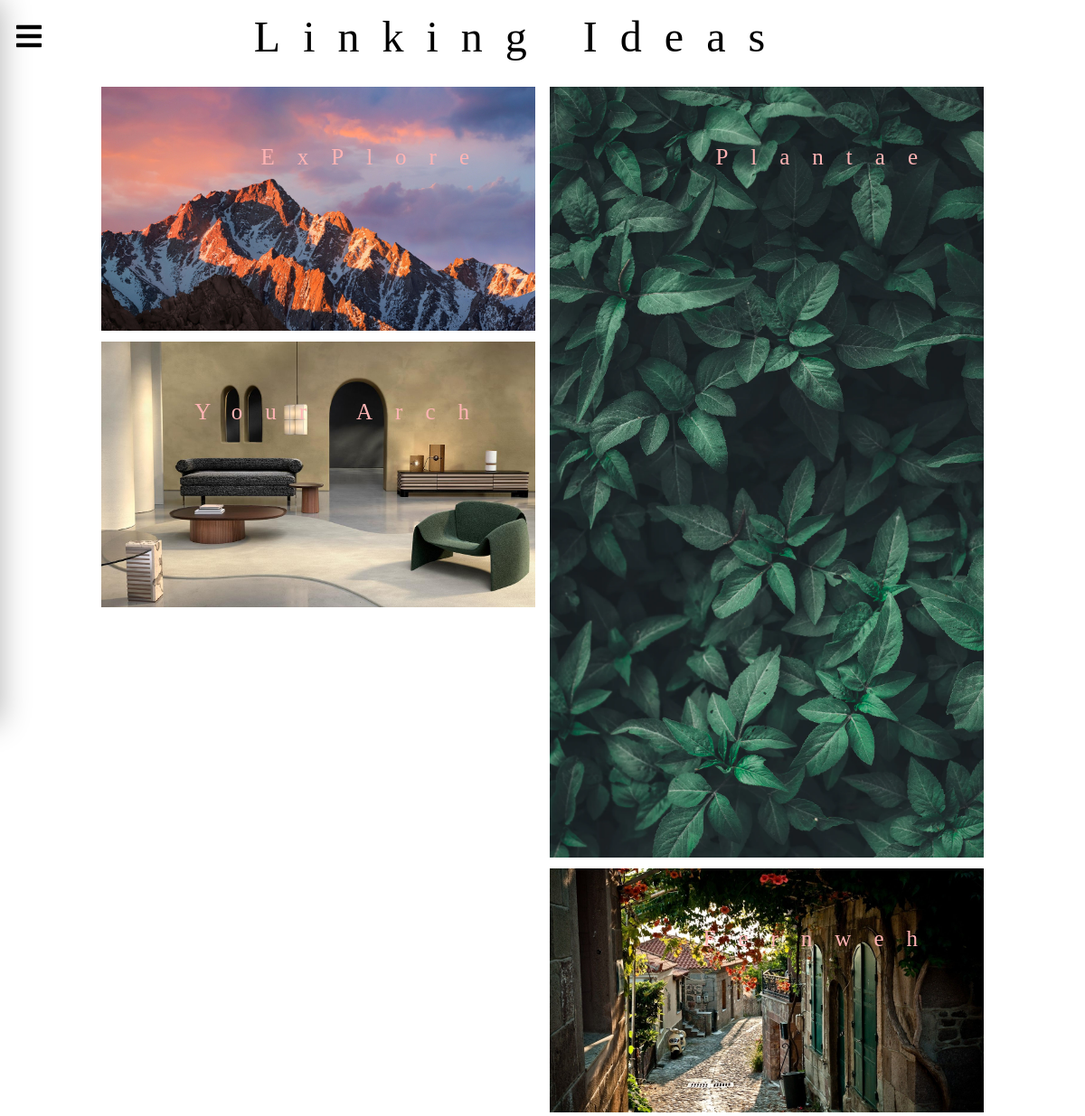
Screenshot of / (signed in) with the database file from the repository.
### app/users/models.py (models this page shows)
class Upload (db.Model, CRUDMixin, UserMixin):
    id= db.Column(db.Integer, primary_key = True)
    idea = db.Column(db.String(400))
    team = db.Column(db.String(400))
    contact = db.Column(db.String(400))
    title = db.Column(db.String(80), index = True, unique = True)
    user_id = db.Column(db.Integer, db.ForeignKey('user.id'))

### app/simple_pages/routes.py (the view)
@blueprint.route('/')
def main():
  all_uploads = Upload.query.all()
  for idx, upload in enumerate(all_uploads):
    upload.image = image_sources[idx % len(image_sources)]
  half_idx = math.floor(len(all_uploads) / 2)
  first_upload_column = all_uploads[:half_idx]
  second_upload_column = all_uploads[half_idx:]
  upload_columns = [first_upload_column, second_upload_column]
  return render_template('main.html', all_uploads = all_uploads, upload_columns=upload_columns)

### app/extensions/authentication.py (called while the page is built)
@login_manager.user_loader
def load_user(user_id):
  return User.query.get(user_id)

### app/templates/main.html (shortened to what this page needs)
{% extends "base.html"%}
{% block head %}
<link rel="stylesheet" href="{{ url_for('static', filename='css/main.css') }}">
{% endblock %}
{% block body %}
<div class="WebsiteHeadline">
    <button class="menu" style="position: relative; margin-left: 0ch;" onclick="toggleMenu()">
        <i class="fas fa-bars" style="font-size: 2rem; color: black!important"></i>
    </button>
    <h1>Linking Ideas</h1>
</div>
<div class="row">
    {% for column in upload_columns %}
    <div class="column">
        {% for upload in column %}
            <a href="/single_upload/{{upload.id}}" ; style="position: relative; ">
                <img src="static/Pictures/{{upload.image}}">
                <span style="position: absolute; top: 4rem; right: 3rem;" class="idea-title">{{upload.title}}</span>
            </a>
        {% endfor %}
    </div>
    {% endfor %}
</div>
{%endblock%}

### app/static/css/main.css (style rules this page uses)
html, body { margin: 0 }
.WebsiteHeadline { color: black; text-align: center; font-family: "Futura"; letter-spacing: 25px; font-weight: normal; display: flex; align-items: center; height: 5rem; }
.WebsiteHeadline button { justify-self: flex-end; }
.WebsiteHeadline h1 { margin: auto; font-weight: normal; font-size:3rem; justify-self: center; }
.column span { color:#FFB4B4; text-align: center; font-family: "Futura"; letter-spacing: 25px; font-size:50px; }
.column { display: flex; width: 40%; flex-direction: column; gap: 1vh; margin-top: 1rem; transition: box-shadow; margin: none; }
.row { width: 100vw; display: flex; gap: 1rem; justify-content: center; }
.column img { width: 100% }
@media screen and (min-width:1024px) { .menu { border: none; background:none; width: 4rem; height: 4rem; margin-left: 3rem; z-index: 10; transition-duration: 0.1s; } }
@media screen and (min-width:1024px) { .column span { color:#FFB4B4; text-align: center; font-family: "Futura"; letter-spacing: 25px; font-size:25px; position: absolute; } }

### rows the page displays
Upload: shows a picture, title "ExPlore"
Upload: shows a picture, title "Your Arch"
Upload: shows a picture, title "Plantae"
Upload: shows a picture, title "Fernweh"
